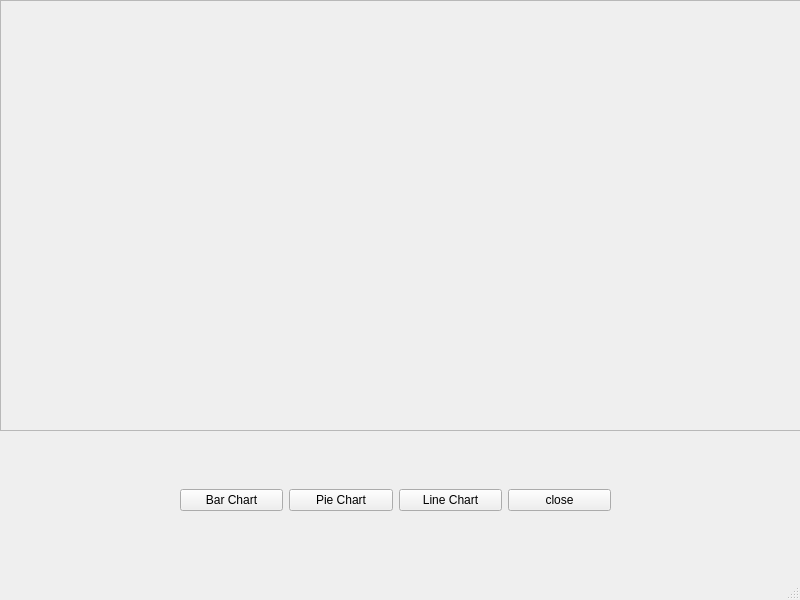
<?xml version="1.0" encoding="UTF-8"?>
<ui version="4.0">
 <class>MainWindow</class>
 <widget class="QMainWindow" name="MainWindow">
  <property name="geometry">
   <rect>
    <x>0</x>
    <y>0</y>
    <width>800</width>
    <height>600</height>
   </rect>
  </property>
  <property name="windowTitle">
   <string>MainWindow</string>
  </property>
  <widget class="QWidget" name="centralwidget">
   <widget class="QWidget" name="">
    <property name="geometry">
     <rect>
      <x>0</x>
      <y>0</y>
      <width>801</width>
      <height>431</height>
     </rect>
    </property>
    <layout class="QVBoxLayout" name="verticalLayout">
     <item>
      <widget class="QFrame" name="horizontalFrame">
       <property name="frameShape">
        <enum>QFrame::StyledPanel</enum>
       </property>
       <property name="frameShadow">
        <enum>QFrame::Raised</enum>
       </property>
      </widget>
     </item>
    </layout>
   </widget>
   <widget class="QWidget" name="">
    <property name="geometry">
     <rect>
      <x>180</x>
      <y>440</y>
      <width>431</width>
      <height>121</height>
     </rect>
    </property>
    <layout class="QHBoxLayout" name="horizontalLayout">
     <item>
      <widget class="QPushButton" name="barButton">
       <property name="text">
        <string>Bar Chart</string>
       </property>
      </widget>
     </item>
     <item>
      <widget class="QPushButton" name="pieButton">
       <property name="text">
        <string>Pie Chart</string>
       </property>
      </widget>
     </item>
     <item>
      <widget class="QPushButton" name="lineButton">
       <property name="text">
        <string>Line Chart</string>
       </property>
      </widget>
     </item>
     <item>
      <widget class="QPushButton" name="close_1">
       <property name="text">
        <string>close</string>
       </property>
      </widget>
     </item>
    </layout>
   </widget>
  </widget>
  <widget class="QMenuBar" name="menubar">
   <property name="geometry">
    <rect>
     <x>0</x>
     <y>0</y>
     <width>800</width>
     <height>22</height>
    </rect>
   </property>
  </widget>
  <widget class="QStatusBar" name="statusbar"/>
 </widget>
 <resources/>
 <connections/>
</ui>
